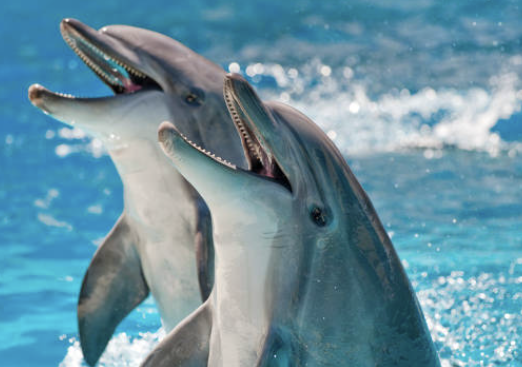
#> input picture dolphin.png, 522 x 367 px, found by its file name
$ python cartoon.py
#> lines starting #> are read from the running program, lines starting #| are printed output that depends on the picture; after the words box and inside, x2 and y2 are one past the last pixel; in counts of white or black regions, pixels touching at a corner belong together
import cv2 as cv
import numpy as np

img = cv.imread('dolphin.PNG')
#> img is the input picture: shape (367, 522, 3); mean B, G, R 160, 144.8, 106.6
imgthresholdtype=cv.THRESH_BINARY

#Bilateral Filter 변수
kernelsize=9
sigmacolor=250
sigmaspace=250


#Thresholding 변수
adaptivetype=cv.ADAPTIVE_THRESH_MEAN_C
adaptiveblocksize=9
adaptivec=9


while True:
    #median blur 및 thresholding 수행
    bw=cv.cvtColor(img,cv.COLOR_BGR2GRAY)
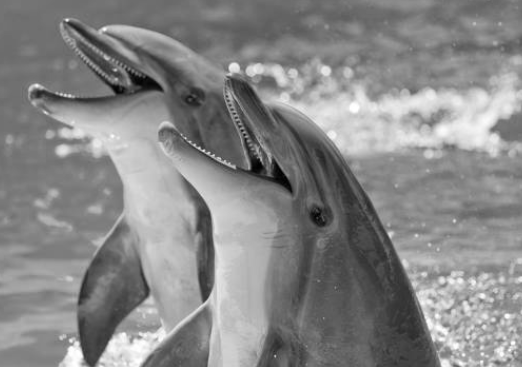
#> bw: shape (367, 522); min 1, max 255, mean 135.1
    bwblur=cv.medianBlur(bw, 3)
    edge=cv.adaptiveThreshold(bwblur,255,adaptivetype,imgthresholdtype,adaptiveblocksize,adaptivec)
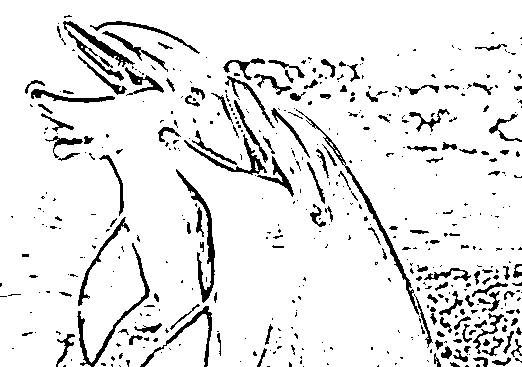
#> edge: shape (367, 522); 90.8% white; 481 black regions (338 under 20 px), largest, box (x1, y1, x2, y2) and area: (296, 109, 419, 315) 860, (176, 169, 215, 303) 823, (63, 21, 135, 81) 809

    # Bilateral Filter 적용
    for i in range(15):
        color_simple = cv.bilateralFilter(img,kernelsize,sigmacolor,sigmaspace)
#> this loop made 15 passes
#> pass 1, `color_simple = cv.bilateralFilter(img,kernelsize,sigmacolor,sigmaspace)`:
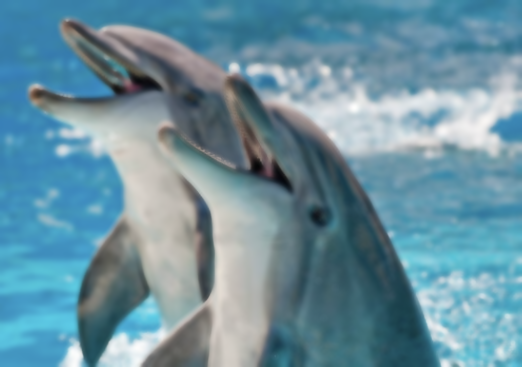
#> color_simple: shape (367, 522, 3); mean B, G, R 160, 144.8, 106.5

    #선을 더 굵게 만들기 위해 침식 연산 수행
    kernel = np.ones((2, 2), np.uint8)
    edge_sharp = cv.erode(edge, kernel, iterations=1)
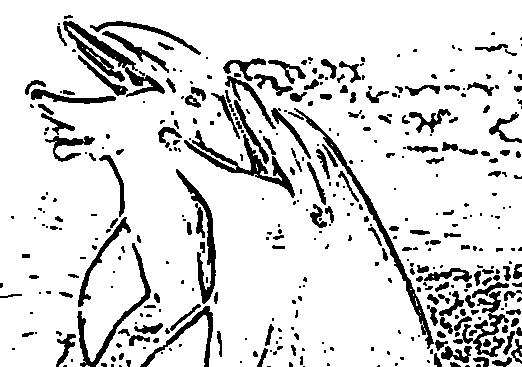
#> edge_sharp: shape (367, 522); 86.1% white; 402 black regions (222 under 20 px), largest, box (x1, y1, x2, y2) and area: (63, 21, 165, 97) 1612, (294, 108, 434, 349) 1527, (184, 130, 295, 198) 1392
    cartoon=cv.bitwise_and(color_simple,color_simple, mask=edge_sharp)
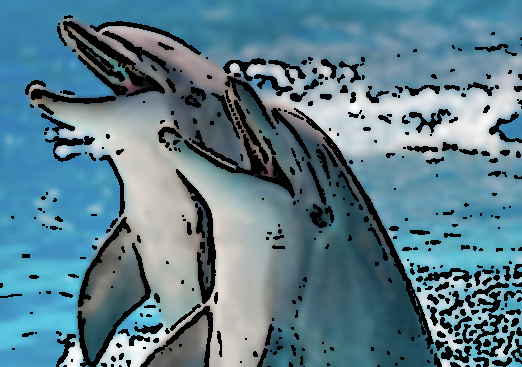
#> cartoon: shape (367, 522, 3); mean of channels 0, 1, 2 140.3, 126.8, 92.9; drawn as B, G, R

    #원본 이미지와 cartoon style로 변형한 이미지를 출력하여 비교
    cv.imshow('original', img)
    cv.imshow('Cartoon Style', cartoon)

    #esc를 누르면 종료 후 이미지 저장
    key=cv.waitKey(0)
#> (key Esc is pressed here)
    if key==27:
        cv.imwrite('cartoonstyle.png', cartoon)
        break

cv.destroyAllWindows()

$ run again, with cartoonstyle2.png copied over dolphin.png
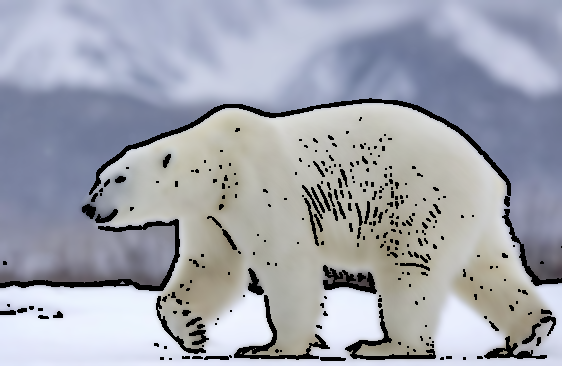
#> input picture cartoonstyle2.png, 562 x 366 px, found by its file name
#> img is the input picture: shape (366, 562, 3); mean B, G, R 173.9, 164, 161
#> `edge=cv.adaptiveThreshold(bwblur,255,adaptivetype,imgthresholdtype,ada..`:
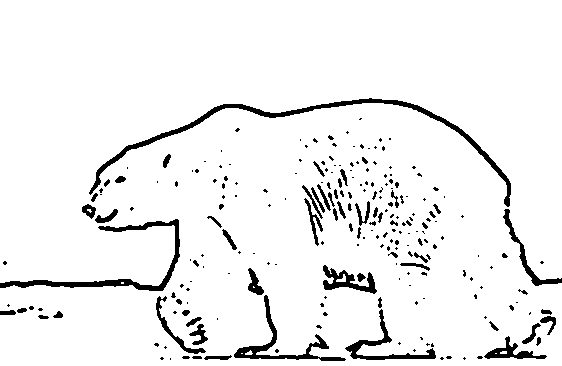
#> edge: shape (366, 562); 94.1% white; 230 black regions (163 under 20 px), largest, box (x1, y1, x2, y2) and area: (89, 98, 511, 207) 2353, (0, 219, 180, 291) 1546, (234, 295, 346, 361) 1012
#> edge_sharp: shape (366, 562); 91.7% white; 209 black regions (107 under 20 px), largest, box (x1, y1, x2, y2) and area: (89, 98, 512, 208) 3052, (0, 219, 181, 292) 1917, (234, 295, 347, 362) 1294
#> `cartoon=cv.bitwise_and(color_simple,color_simple, mask=edge_sharp)`:
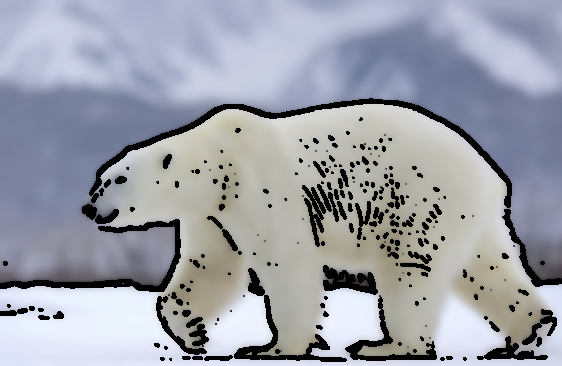
#> cartoon: shape (366, 562, 3); mean of channels 0, 1, 2 169.7, 159.8, 156.8; drawn as B, G, R
